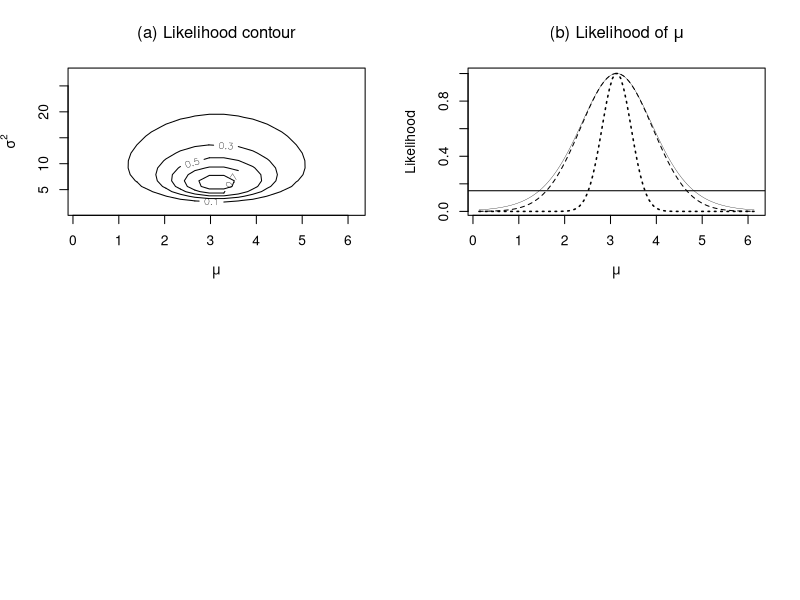

Recreate this plot in R.

par(mfrow=c(2,2))

x <- c(0.88,1.07,1.27,1.54,1.91,2.27,3.84,4.5,4.64,9.41)
n<- length(x)

fun0<- function(mu,sigma){
      a<- -n/2*log(sigma^2) - 
          (sum(x^2) - 2*mu*sum(x) + n*mu^2)/(2*sigma^2)
      -a
      }

ll<-NULL
np<-20
mu<-  seq(mean(x)-3,mean(x)+3,len=np)
sx<- sqrt(var(x))
sigma<- seq(sx/2.5,sx*2,len=np)


ll2<- outer(mu,sigma,'fun0')
like2<- exp(min(ll2)-ll2)
  contour(mu,sigma^2,like2,xlab=expression(mu),
          ylab=expression(sigma^2),
          level=c(.1,.3,.5,.7,.9))
  title(expression('(a) Likelihood contour'))


# for (i in 1:np){
#   li<- ms(~fun0(mu[i],phi),start=list(phi=2))$value
#   ll<- c(ll,li)
# }
# like<- exp(min(ll)-ll)

# profile likelihood
# like<- apply(like2,1,max)
np<-100
mu<- seq(mean(x)-3,mean(x)+3,len=np)
for (i in 1:np){
  shat2<- sum((x-mu[i])^2)/n
  lli <- -n/2 *log(shat2)
  ll<- c(ll,lli)
}

like<- exp(ll-max(ll))
plot(mu,like,xlab=expression(mu),ylab='Likelihood',type='n')
  lines(mu,like,lwd=.3)
  abline(h=.15)
title(expression(paste('(b) Likelihood of ',mu)))

ll<- fun0(mu,sigma=1)
  like<- exp(min(ll)-ll)
  lines(mu,like,lty='dotted',lwd=1.52)

se <- sqrt(var(x)*(n-1)/n)/sqrt(n)
  xbar<- mean(x)
elike <- dnorm(xbar,mean=mu,sd=se)
  elike<- elike/max(elike)
lines(mu,elike,lty=2)
